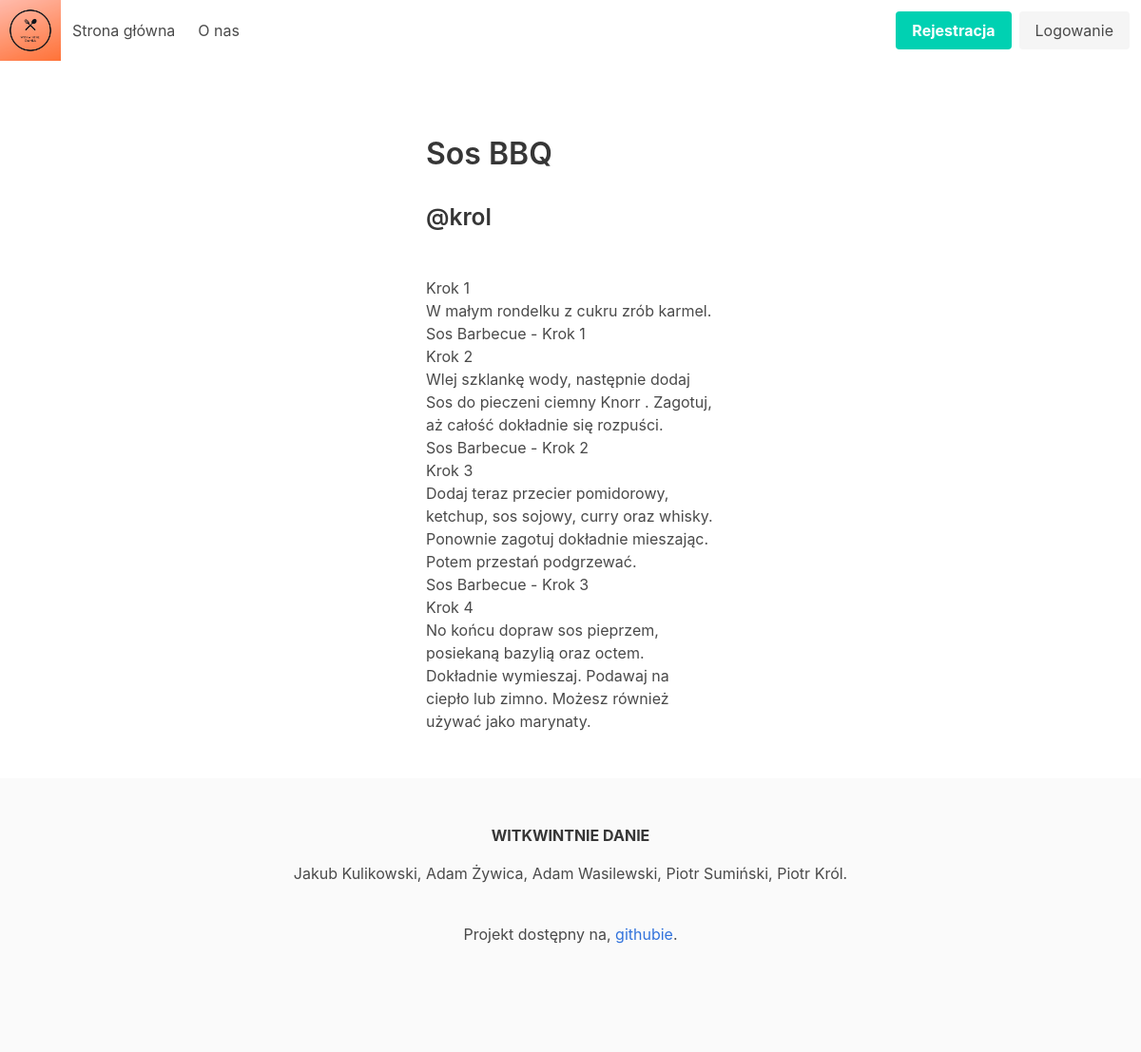
Page /przepis/18 on the committed database.
### tables this page shows
CREATE TABLE `recipes` (
  `recipe_id` INTEGER PRIMARY KEY AUTOINCREMENT,
  `user_id` INTEGER,
  `type_of_food_id` INTEGER,
  `food_category_id` INTEGER,
  `name` TEXT UNIQUE NOT NULL,
  `creation_date` DATE NOT NULL DEFAULT (DATETIME('now', 'localtime')),
  `description` TEXT NOT NULL,
  `rating` INTEGER CHECK (rating BETWEEN 1 AND 10),
  `checked` BOOLEAN NOT NULL DEFAULT 0 CHECK(checked IN (0,1)),
  `time_required` INTEGER NOT NULL,
  `views` INTEGER DEFAULT 0 CHECK ( views >= 0 ),
  CONSTRAINT recipes_user_id_fk
      FOREIGN KEY (user_id) REFERENCES users(user_id) ON DELETE SET NULL,
  CONSTRAINT recipes_type_of_food_id_fk
      FOREIGN KEY (type_of_food_id) REFERENCES types_of_food (type_of_food_id) ON DELETE RESTRICT,
  CONSTRAINT recipes_food_category_id_fk
      FOREIGN KEY (food_category_id) REFERENCES food_categories (food_category_id) ON DELETE RESTRICT
);

CREATE TABLE `users` (
  `user_id` INTEGER PRIMARY KEY AUTOINCREMENT,
  `username` TEXT UNIQUE NOT NULL,
  `creation_date` DATE NOT NULL DEFAULT (DATETIME('now', 'localtime')),
  `last_login_date` DATE CHECK ( last_login_date >= creation_date ),
  `role_id` INTEGER NOT NULL,
  `cooking_level_id` INTEGER,
  `sex` TEXT CHECK (sex IN ('F','M')),
  `password` TEXT NOT NULL,
  CONSTRAINT users_role_id_fk
      FOREIGN KEY (role_id) REFERENCES roles (role_id) ON DELETE RESTRICT,
  CONSTRAINT users_cooking_levels_id_fk
      FOREIGN KEY (cooking_level_id) REFERENCES cooking_levels (cooking_level_id) ON DELETE RESTRICT
);

### app/routes.py (the view)
@app.route('/przepis/<int:recipe_id>')
def get_recipe(recipe_id):
    if r.recipe_checked(recipe_id):
        r.add_view(recipe_id)
        return render_template('przepis.html', recipe=r.get_recipe(recipe_id))
    else:
        abort(404)

### app/db.py (called while the page is built)
def get_db():
    db = getattr(g, _DB_PROPERTY, None)
    if db is None:
        db = sqlite3.connect(Config.DB_FILE)
        setattr(g, _DB_PROPERTY, db)
    return db

def query_db(query, *args, one=False, commit=False):
    db = get_db()
    cursor = db.cursor()
    cursor.execute(query, args)
    res = cursor.fetchall()
    if commit:
        db.commit()
    if res and one:
        return res[0]
    else:
        return res

def query_db_object(query, *args, one=False, commit=False):
    db = get_db()
    cursor = db.cursor()
    cursor.execute(query, args)
    r = []
    for i in cursor.fetchall():
        r.append(dict(zip([x[0] for x in cursor.description], i)))
    if commit:
        db.commit()
    if r and one:
        return r[0]
    else:
        return r

### app/template_filter.py (called while the page is built)
@evalcontextfilter
@app.app_template_filter()
def newline_to_br(context, value):
    result = '<br />'.join(re.split(r'(?:\r\n|\r|\n){2,}', escape(value)))
    if context.autoescape:
        result = Markup(result)
    return result

### app/utils/recipies.py (called while the page is built)
def recipe_checked(recipe_id):
    res = query_db("SELECT checked FROM recipes WHERE recipe_id = ?", recipe_id, one=True)
    return True if res and res[0] == 1 else False

def get_recipe(recipe_id):
    return query_db_object("""
        SELECT r.recipe_id,
            r.user_id, u.username,
            r.type_of_food_id, tf.name AS type_of_food,
            r.food_category_id, fc.name AS food_category,
            r.name, r.creation_date, r.description, r.rating, r.checked, r.time_required, r.views
        FROM recipes r
        LEFT JOIN users u USING(user_id)
        INNER JOIN types_of_food tf USING(type_of_food_id)
        INNER JOIN food_categories fc USING(food_category_id)
        WHERE r.recipe_id = ?
    """, recipe_id, one=True)

def add_view(recipe_id):
    query_db("UPDATE recipes SET views = views + 1 WHERE recipe_id = ?", recipe_id, commit=True)

### app/templates/przepis.html (shortened to what this page needs)
<!DOCTYPE html>
<html lang="en">
<head>
  <link rel="stylesheet" href="/static/css/bulma.css">
</head>
<body>
  <nav class="navbar" role="navigation" aria-label="main navigation">
    <div class="navbar-brand">
      <a class="image is-64x64">
        <img src="/static/img/logo.png" width=auto height=auto>
      </a>
    </div>
    <div id="navbarBasicExample" class="navbar-menu">
      <div class="navbar-start">
        <a href="{{ url_for('main.index') }}" class="navbar-item">
          Strona główna
        </a>
        <a href="{{ url_for('main.about_us') }}" class="navbar-item">
          O nas
        </a>
      </div>
      <div class="navbar-end">
        <div class="navbar-item">
          <div class="buttons">
            {% if session.user is defined %}
            {% if session.user.role_name == "Administrator" %}
            <a href="{{ url_for('main.admin') }}" class="button is-success is-outlined">
              Panel Administratora
            </a>
            {% endif %}
            <a href="{{ url_for('main.new_recipe') }}" class="button is-primary is-outlined">
              Dodaj przepis
            </a>
            <a href="{{ url_for('main.user_profile') }}" class="button is-info is-outlined">
              Mój Profil
            </a>
            <a href="{{ url_for('main.logout') }}" class="button is-danger is-outlined">
              Wyloguj
            </a>
            {% else %}
            <a href="{{ url_for('main.register') }}" class="button is-primary">
              <strong>Rejestracja</strong>
            </a>
            <a href="{{ url_for('main.login') }}" class="button is-light">
              Logowanie
            </a>
            {% endif %}
          </div>
        </div>
      </div>
    </div>
  </nav>
  <section class="section">
    <div class="container has-text-centered">
      <div class="columns is-centered">
        <div class="column is-5 is-4-desktop">
          <article class="media">
            <div class="media-content recipe">
              <div class="content">
                <p>
                  <a href="{{ url_for('main.get_recipe', recipe_id=recipe.recipe_id) }}" style="color: inherit">
                    <h1 class="title"><strong>{{ recipe.name }}</strong></h1>
                  </a>
                <h2 class="subtitle"><small>@{{ recipe.username }}</small></h2>
                <br>
                {{ recipe.description | newline_to_br }}
                </p>
              </div>
            </div>
          </article>
        </div>
      </div>
    </div>
  </section>
  <footer class="footer">
    <div class="content has-text-centered">
      <p>
        <strong>WITKWINTNIE DANIE</strong>
      <p>Jakub Kulikowski, Adam Żywica, Adam Wasilewski, Piotr Sumiński, Piotr Król. </p>
      <p>Projekt dostępny na,
        <a href="https://github.com/a-was/kuchniowy-raj">githubie</a>.
      </p>
      </p>
    </div>
  </footer>
</body>
</html>

### rows in the picture
recipes: name "Sos BBQ", description|newline_to_br "Krok 1 W małym rondelku z cukru zrób karmel. Sos Barbecue - Krok 1 Krok 2 Wlej szklankę wody, następnie dodaj Sos do pieczeni ciemny Knorr . Zagotuj, aż całość dokładnie się rozpuści. Sos Barbecue - Krok 2 Krok 3 Dodaj teraz przecier pomidorowy, ketchup, sos sojowy, curry oraz whisky. Ponownie zagotuj dokładnie mieszając. Potem przestań podgrzewać. Sos Barbecue - Krok 3 Krok 4 No końcu dopraw sos pieprzem, posiekaną bazylią oraz octem. Dokładnie wymieszaj. Podawaj na ciepło lub zimno. Możesz również używać jako marynaty."
users: username "krol"
